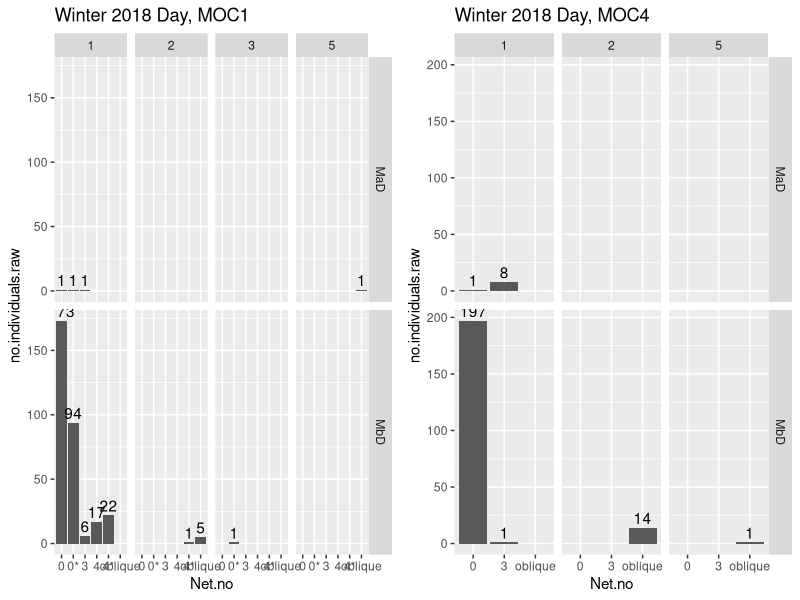
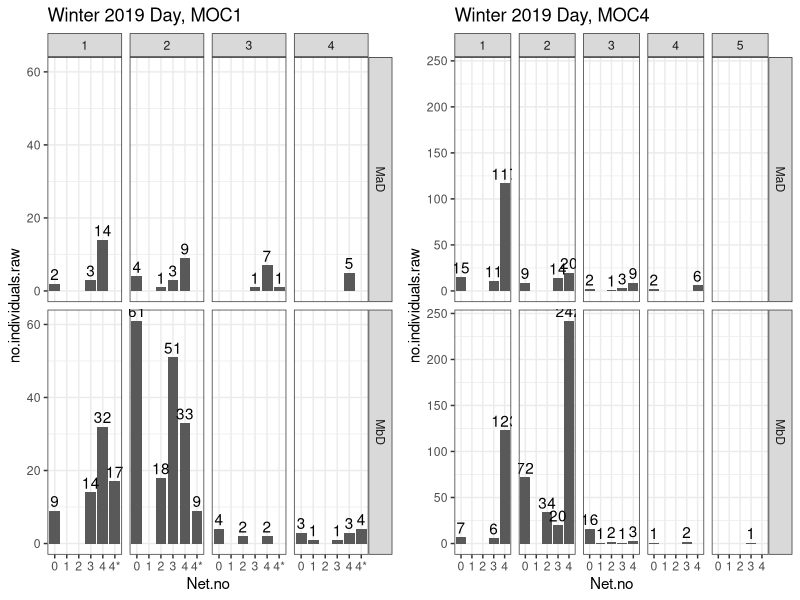
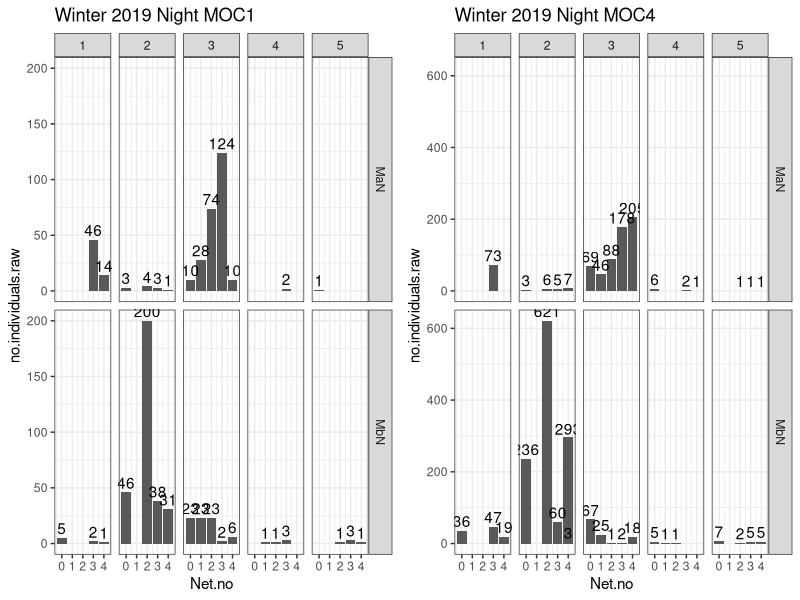

Reproduce these figures in R, in order.
library(tidyverse)
library(data.table)
library(ggpubr)

W18 <- fread("./Data/Larvae_ID_sheets/P_vetulus larvae inventory - W18- DAY.csv", header=TRUE)

W18_MOC1 <- W18 %>%
  filter(Moc == 1)
W18_MOC4 <- W18 %>%
  filter(Moc == 4)



g1 <-ggplot(data = W18_MOC1,aes(x=Net.no, y = no.individuals.raw)) + 
  geom_bar(stat = "identity")+
  facet_grid(Transect~Station) +
  ggtitle("Winter 2018 Day, MOC1 ")+
  geom_text(aes(label = no.individuals.raw), vjust = -0.3)
g2 <-ggplot(data = W18_MOC4,aes(x=Net.no, y = no.individuals.raw)) + 
  geom_bar(stat = "identity")+
  facet_grid(Transect~Station) +
  ggtitle("Winter 2018 Day, MOC4 ")+
  geom_text(aes(label = no.individuals.raw), vjust = -0.3)

g3 <- ggarrange(g1, g2)
ggsave(g3, file = "./Figures/Winter_2018_samples.jpg", height = 8, width = 10, units = "in")

W19_day <- fread("./Data/Larvae_ID_sheets/P_vetulus larvae inventory - W19-DAY.csv", header = TRUE)
W19_day_MOC1 <- W19_day %>%
  filter(Moc == 1)
W19_day_MOC4 <- W19_day %>%
  filter(Moc == 4)
g4 <- ggplot(data = W19_day_MOC1, aes(x=Net.no, y = no.individuals.raw)) + 
  geom_bar(stat = "identity")+
  facet_grid(Transect~Station) +
  ggtitle("Winter 2019 Day, MOC1")+
  theme_bw()+
  geom_text(aes(label = no.individuals.raw), vjust = -0.3)

g5 <- ggplot(data = W19_day_MOC4, aes(x=Net.no, y = no.individuals.raw)) + 
  geom_bar(stat = "identity")+
  facet_grid(Transect~Station) +
  ggtitle("Winter 2019 Day, MOC4")+
  theme_bw()+
  geom_text(aes(label = no.individuals.raw), vjust = -0.3)

g6 <- ggarrange(g4,g5)
ggsave(g6, file = "./Figures/Winter_2019_day_samples.jpg", height = 8, width = 12, units = "in")

W19_night <- fread("./Data/Larvae_ID_sheets/P_vetulus larvae inventory - W19-NIGHT.csv", header = TRUE)


W19_night_MOC1 <- W19_night %>%
  filter(Moc == 1)
W19_night_MOC4 <- W19_night %>%
  filter(Moc == 4)
g7 <-ggplot(data = W19_night_MOC1,aes(x=Net.no, y = no.individuals.raw)) + 
  geom_bar(stat = "identity")+
  facet_grid(Transect~Station) +
  ggtitle("Winter 2019 Night MOC1")+
  geom_text(aes(label = no.individuals.raw), vjust = -0.3)+
  theme_bw()

g8 <-ggplot(data = W19_night_MOC4,aes(x=Net.no, y = no.individuals.raw)) + 
  geom_bar(stat = "identity")+
  facet_grid(Transect~Station) +
  ggtitle("Winter 2019 Night MOC4")+
  geom_text(aes(label = no.individuals.raw), vjust = -0.3)+
  theme_bw()
g9 <- ggarrange(g7, g8)

ggsave(g9, file = "./Figures/Winter_2019_night_samples.jpg", height = 8, width = 12, units = "in")

